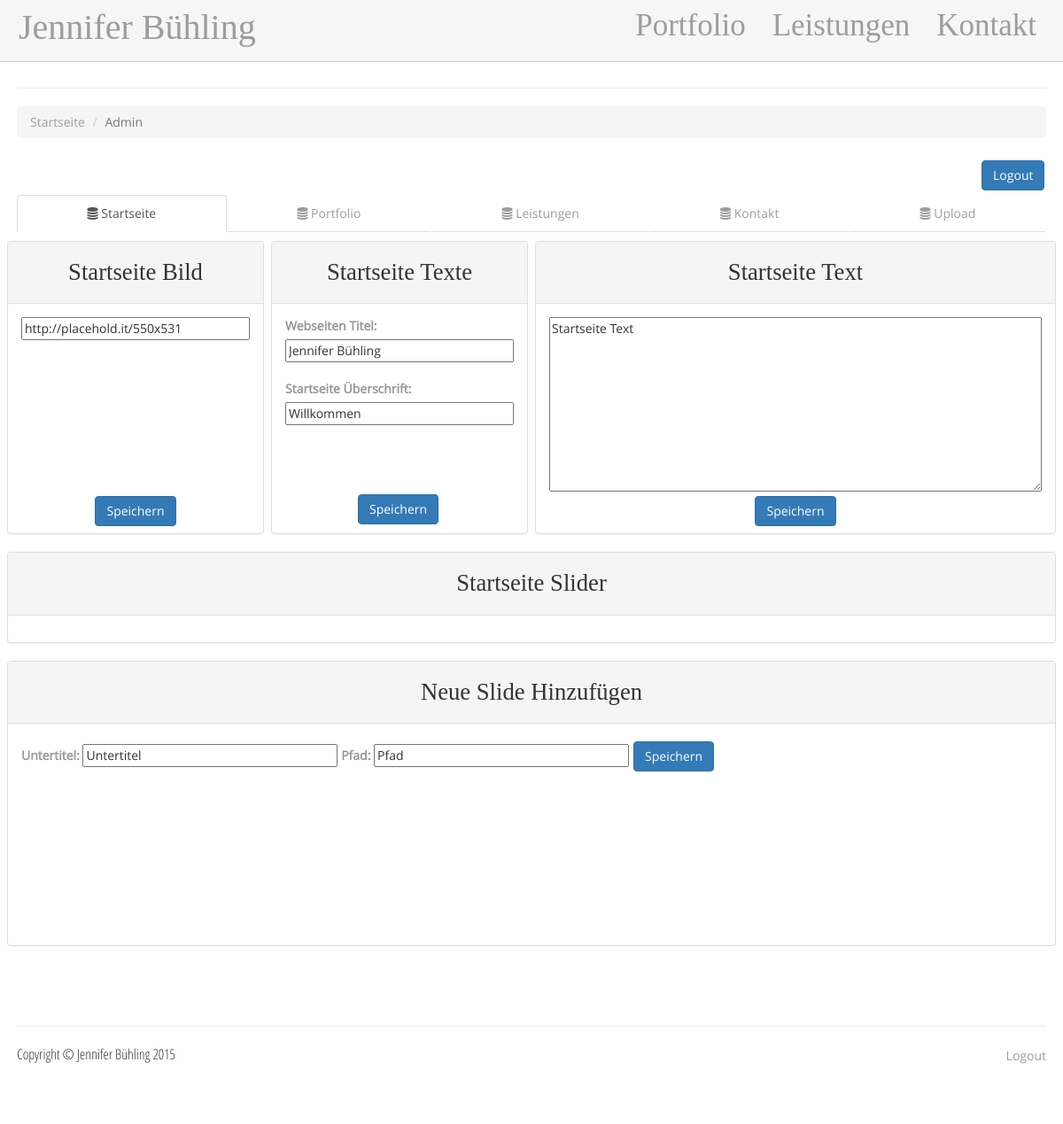
/admin.php (signed in), run on the app's committed database.
### tables this page shows
CREATE TABLE IF NOT EXISTS `text` (
`id` int(11) NOT NULL,
  `title` varchar(100) NOT NULL,
  `text` text NOT NULL
);

CREATE TABLE IF NOT EXISTS `images` (
`id` int(50) NOT NULL,
  `name` varchar(50) NOT NULL,
  `path` varchar(100) NOT NULL,
  `title` varchar(50) NOT NULL,
  `x` int(50) NOT NULL,
  `y` int(50) NOT NULL
);

### bin/mysql.php (called while the page is built, shortened)
<?php
function getConnected() {
   $mysqli = new mysqli('localhost', 'root', 'secret', 'portfolio');
		$mysqli->query("SET NAMES 'utf8'");
   return $mysqli;
}
function _mysqlquery($sql){
if(!$result = getConnected()->query($sql)){
    die('There was an error running the query [' . $db->error . ']');
}
return $result;
}
function _getTitle($id){
$abfrage = "SELECT title FROM text WHERE id = '".$id."'";
$row = _mysqlquery($abfrage)->fetch_assoc();
    return $row['title'];
}
function _getText($id){
$abfrage = "SELECT text FROM text WHERE id = '".$id."'";
$row = _mysqlquery($abfrage)->fetch_assoc();
    return $row['text'];
}
function _getImageURL($id){
$abfrage = "SELECT path FROM images WHERE id = '".$id."'";
$row = _mysqlquery($abfrage)->fetch_assoc();
    return $row['path'];
}
?>

### header.php (shortened to what this page needs)
?><?php include("bin/mysql.php"); ?>
<!DOCTYPE html>
<html lang="en">
<head>
    <link href="css/bootstrap.css" rel="stylesheet" type="text/css">
    <link href="css/modern-business.css" rel="stylesheet" type="text/css">
    <link href="font-awesome/css/font-awesome.min.css" rel="stylesheet" type="text/css">
</head>
<body>
    <nav class="navbar navbar-inverse navbar-fixed-top" role="navigation">
        <div class="container">
            <div class="navbar-header">
                <a class="navbar-brand" href="index.php" title="Startseite"><?php echo _getTitle(3); ?></a>
            </div>
            <div class="collapse navbar-collapse" id="bs-example-navbar-collapse-1">
                <ul class="nav navbar-nav navbar-right">
                    <li>
                        <a href="page.php?p=Portfolio" title="Portfolio">Portfolio</a>
                    </li>
					<?php
				   if(_getTitle(16) =='true'){
					  echo" <li>
                        <a href=\"page.php?p=Leistungen\" title=\"Leistungen\">Leistungen</a>
                    </li>";
				   }
				   ?>
                    <li>
                        <a href="page.php?p=Kontakt" title="Impressum">Kontakt</a>
                    </li>
                </ul>
            </div>
        </div>
    </nav>

### bin/admin_index_text_menu.php (shortened to what this page needs)
           			<div class="row">
    <div class="col-md-3 col-sm-6">  <form action="admin.php#start" method="post">
        <div class="panel panel-default text-center">
            <div class="panel-heading">
                <h4>Startseite Bild</h4>
            </div>
            <div class="panel-body" style="height:259px">
                     <input type="text" id="index" style="width: 100%" name="index_pic" value="<?php echo _getImageURL(4); ?>">
                <p><div id="fileTree_1" style="overflow:scroll; width: 100%; height:156px";></div></p>
                <input class="btn btn-primary" type="submit" value="Speichern">
            </div>
        </div></form>
    </div>
    <div class="col-md-3 col-sm-6"><form action="admin.php#start" method="post">
        <div class="panel panel-default text-center">
            <div class="panel-heading">
                <h4>Startseite Texte</h4>
            </div>
            <div class="panel-body" style="height:259px;text-align:left" >
                <label for="index">Webseiten Titel: </label><br>
                <input type="text" id="index" style="width: 100%" name="index_title" value="<?php echo _getTitle(3); ?>"><br><br>
                <label for="index3">Startseite Überschrift: </label><br>
                <input type="text" id="index3" style="width: 100%" name="index_head" value="<?php echo _getTitle(2); ?>">
                <p>&nbsp;</p>
                <p>&nbsp;</p>
              <p><input class="btn btn-primary" type="submit" value="Speichern" style="position:relative;top:18px;left:82px"></p>
            </div>
        </div></form>
    </div>
    <div class="col-md-3 col-sm-6" style="width:50%"><form action="admin.php#start" method="post">
        <div class="panel panel-default text-center">
            <div class="panel-heading">
               <h4>Startseite Text</h4>
            </div>
            <div class="panel-body" style="height:259px">
                <textarea name="index_text" style="width:100%;height:86%"><?php echo _getText(2); ?></textarea>
               <p><input class="btn btn-primary" type="submit" value="Speichern"></p>
            </div>
        </div></form>
    </div>
</div>

### footer.php (shortened to what this page needs)
        <footer>
            <div class="row">
                <div class="col-lg-12">
                <hr>
                    <p style="font-family: 'Open Sans Condensed', sans-serif;  font-size: 12pt;">Copyright &copy; <?php echo _getTitle(3)." "; echo date("Y");  ?> </p>
                </div>
                <div class="col-lg-12" style="text-align:right;">
                <?php
					if(!isset($_SESSION['username']) == _getTitle(11))
  					 {
                    echo "<p style=\"
    top: -30px;
    position: relative;\"><a href=\"page.php?p=Login\" title=\"Login\">Login</a></p>";
					 }else{
					echo "<p  style=\"
    top: -30px;
    position: relative;\"><a href=\"page.php?p=Login\" title=\"Login\">Logout</a></p>";
					 }
					 ?>
                </div>
            </div>
        </footer>
            </div>
    </body>
</html>

### css/modern-business.css (style rules this page uses)
html, body { height: 100%; font-family: 'Open Sans', sans-serif; }
body { padding-top: 50px; }
label { font-weight: 600; color: #979797; }
p { font-family: 'Open Sans', sans-serif; }
h4 { font-family: 'Gram'; font-size: 20pt; }
.navbar-inverse .navbar-collapse { background: rgba(248, 248, 248, 0); border-color: rgba(16, 16, 16, 0); }
.navbar-collapse { margin-top: 19px; }
footer { margin: 50px 0; }
.navbar-brand { font-family: 'Gram'; font-size: 40px; padding-top: 21px; margin-left: -8px; }
.navbar-inverse { height: 70px; background-color: rgba(245, 245, 245, 0.90); border-color: rgba(8, 8, 8, 0.17); }
.navbar-inverse .navbar-nav li a { font-family: 'Gram'; font-size: 35px; padding-top: 0px; }

### data on the page
text: title "Jennifer Bühling", index_title "Jennifer Bühling"
images: index_pic "http://placehold.it/550x531"
text: index_head "Willkommen", index_text "Startseite Text"

### other printed values
$this->_homename "Startseite"
$title "Admin"
